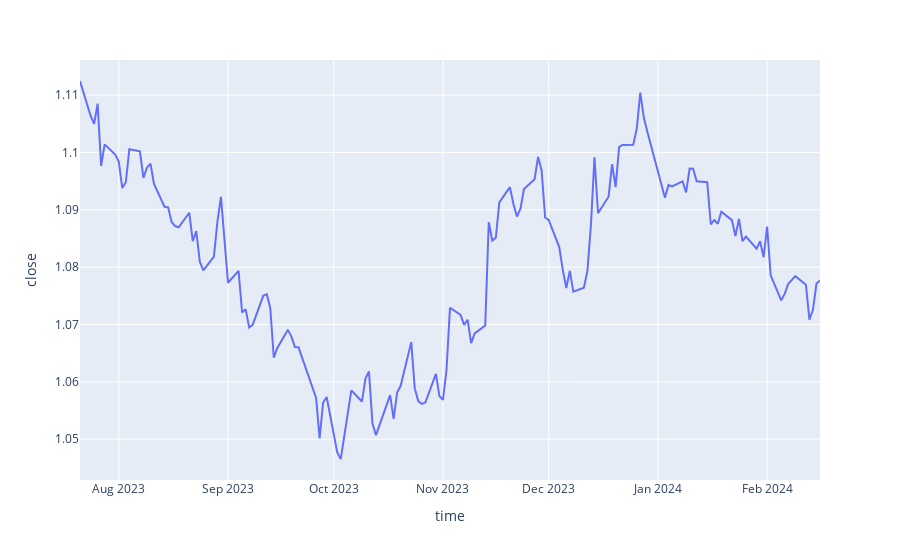

Notebook code cell kept with this figure:
### Code cell
fig = px.line(ohlc, x=ohlc['time'], y=ohlc['close'])
fig.show()

### Figure 1 — Plotly figure (JSON) as saved in the notebook; plotly's stock layout.template omitted (floating-point values rounded to 4 significant figures; data arrays with more than 128 entries replaced by an {"elided": "..."} marker saying what was removed)
{"data": [{"hovertemplate": "time=%{x}<br>close=%{y}<extra></extra>", "legendgroup": "", "line": {"color": "#636efa", "dash": "solid"}, "marker": {"symbol": "circle"}, "mode": "lines", "name": "", "orientation": "v", "showlegend": false, "type": "scatter", "x": {"elided": "150 str values"}, "xaxis": "x", "y": {"elided": "150 float values"}, "yaxis": "y"}], "layout": {"legend": {"tracegroupgap": 0}, "margin": {"t": 60}, "xaxis": {"anchor": "y", "domain": [0, 1], "title": {"text": "time"}}, "yaxis": {"anchor": "x", "domain": [0, 1], "title": {"text": "close"}}}}
